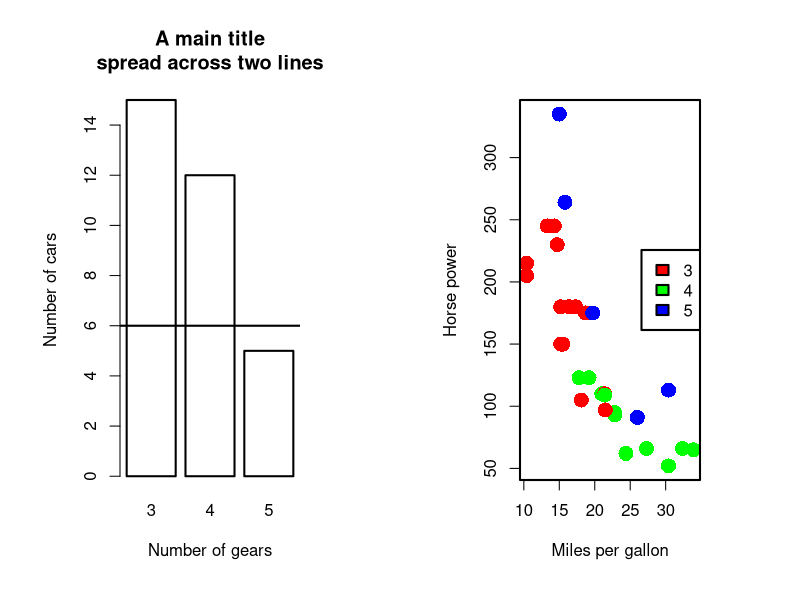

Source code (R):
library(tidyverse)
library(gridExtra)
library(cowplot)
library(patchwork)
#library(biomaRt)
#library(pheatmap)

data("mtcars")

par()$lwd
par(mar=c(6,6,5,5), lwd = 2, mfrow=c(1,2)) #mfrow sets plotting area into a 1*2 array
par()

str(mtcars)
table(mtcars$gear)

barplot(table(mtcars$gear),
        xlab = "Number of gears",
        ylab = "Number of cars",
        main = "A main title\nspread across two lines",
        col = "white",
        border = "black")
#end of line characters so string go to 2nd line.
abline(h=6, lwd = 2)

#making vector of colours, named by gears.
colours <- c("red", "green", "blue")
names(colours) <- c(3,4,5)
colours

gears_column <- as.character(mtcars$gear) #subset colour by its name (which is 4, 3, 5)
gears_column
colours[gears_column]


par(mar=c(6,6,5,5), lwd = 2)
plot(mtcars$mpg, mtcars$hp,
     col = colours[gears_column],
     pch = 16,
     cex = 2,
     xlab = "Miles per gallon",
     ylab = "Horse power",
     cex.lab = 1)

legend(legend = sort(unique(mtcars$gear)), x = "right",
       fill = c("red", "green", "blue"))

#plot 2 plots side-by-side by changing global graphical paras
